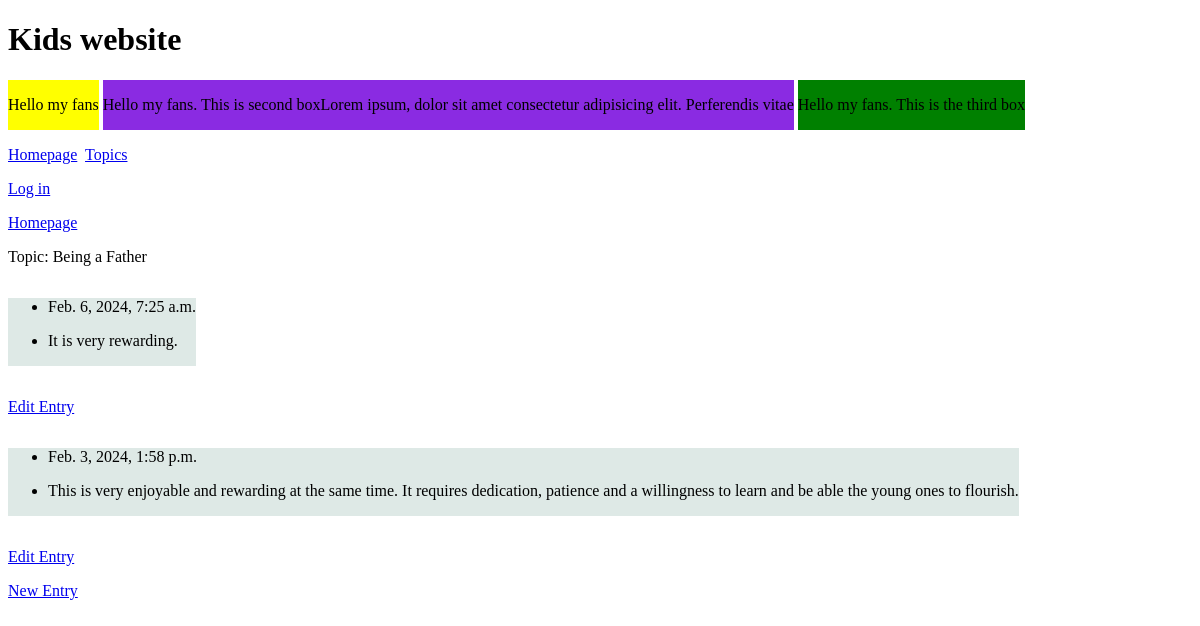
The page /topic/2/ on the database its author committed.
### learning_logs/models.py (models this page shows, shortened)
class Topic(models.Model):
    text = models.CharField(max_length=200)
    date_added = models.DateTimeField(auto_now_add=True)
    date_modified = models.DateTimeField(auto_now=True)

class Entry(models.Model):
    topic = models.ForeignKey(Topic, on_delete=models.CASCADE)
    text = models.TextField()
    date_added = models.DateTimeField(auto_now_add=True)
    class Meta:
        verbose_name_plural = "entries"

### learning_logs/views.py (the view)
# urls.py: path("topic/<int:topic_id>/", views.topic, name='topic'),
def topic(request, topic_id):
    topic = Topic.objects.get(id=topic_id)
    entries = topic.entry_set.order_by('-date_added')
    context = {'topic': topic, 'entries': entries}
    return render(request, 'learning_logs/topic.html', context)

### templates/learning_logs/topic.html
{% extends 'base.html' %}
{% load static %}
{% block content %}
<a href="{% url 'home' %}"><p>Homepage</p></a>
<p>Topic: {{ topic.text }}</p>
{% for entry in entries %}
  <ul class="topic-box">
    <li>{{ entry.date_added }}</li>
    <li>{{ entry.text|linebreaks }}</li>
  </ul>
  <p>
  <a href="{% url 'edit_entry' entry.id %}"><p>Edit Entry</p></a>
</p>
{% empty %}
  <p>No entries yet.</p>
{% endfor %}
<a href="{% url 'new_entry' topic.id %}"><p>New Entry</p></a>
{% endblock content %}

### static/css/style.css (style rules this page uses)
.topic-box { background-color: rgb(222, 233, 230); display: inline-block; }

### rows shown on the page
Topic: text "Being a Father"
Entry: date_added "Feb. 6, 2024, 7:25 a.m.", text "It is very rewarding."
Entry: date_added "Feb. 3, 2024, 1:58 p.m.", text "This is very enjoyable and rewarding at the same time. It requires dedication, patience and a willingness to learn and be able the young ones to flourish."
